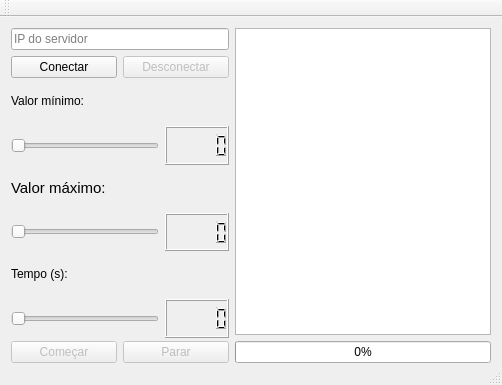
<?xml version="1.0" encoding="UTF-8"?>
<ui version="4.0">
 <class>MainWindow</class>
 <widget class="QMainWindow" name="MainWindow">
  <property name="geometry">
   <rect>
    <x>0</x>
    <y>0</y>
    <width>502</width>
    <height>385</height>
   </rect>
  </property>
  <property name="windowTitle">
   <string>TcpProducer</string>
  </property>
  <widget class="QWidget" name="centralWidget">
   <layout class="QHBoxLayout" name="horizontalLayout_6">
    <property name="bottomMargin">
     <number>0</number>
    </property>
    <item>
     <layout class="QVBoxLayout" name="verticalLayout_5">
      <property name="spacing">
       <number>3</number>
      </property>
      <item>
       <layout class="QVBoxLayout" name="verticalLayout_3">
        <item>
         <widget class="QLineEdit" name="editIp">
          <property name="placeholderText">
           <string>IP do servidor</string>
          </property>
         </widget>
        </item>
        <item>
         <layout class="QHBoxLayout" name="horizontalLayout_3">
          <item>
           <widget class="QPushButton" name="btnConnect">
            <property name="enabled">
             <bool>true</bool>
            </property>
            <property name="text">
             <string>Conectar</string>
            </property>
           </widget>
          </item>
          <item>
           <widget class="QPushButton" name="btnDisconnect">
            <property name="enabled">
             <bool>false</bool>
            </property>
            <property name="text">
             <string>Desconectar</string>
            </property>
           </widget>
          </item>
         </layout>
        </item>
       </layout>
      </item>
      <item>
       <layout class="QVBoxLayout" name="verticalLayout_2">
        <item>
         <widget class="QLabel" name="labelMin">
          <property name="text">
           <string>Valor mínimo:</string>
          </property>
         </widget>
        </item>
        <item>
         <layout class="QHBoxLayout" name="horizontalLayout">
          <item>
           <widget class="QSlider" name="sliderMin">
            <property name="maximum">
             <number>100</number>
            </property>
            <property name="orientation">
             <enum>Qt::Horizontal</enum>
            </property>
           </widget>
          </item>
          <item>
           <widget class="QLCDNumber" name="lcdMin"/>
          </item>
         </layout>
        </item>
       </layout>
      </item>
      <item>
       <layout class="QVBoxLayout" name="verticalLayout">
        <item>
         <widget class="QLabel" name="labelMax">
          <property name="font">
           <font>
            <pointsize>11</pointsize>
           </font>
          </property>
          <property name="text">
           <string>Valor máximo:</string>
          </property>
         </widget>
        </item>
        <item>
         <layout class="QHBoxLayout" name="horizontalLayout_2">
          <property name="spacing">
           <number>6</number>
          </property>
          <item>
           <widget class="QSlider" name="sliderMax">
            <property name="maximum">
             <number>100</number>
            </property>
            <property name="orientation">
             <enum>Qt::Horizontal</enum>
            </property>
           </widget>
          </item>
          <item>
           <widget class="QLCDNumber" name="lcdMax"/>
          </item>
         </layout>
        </item>
       </layout>
      </item>
      <item>
       <layout class="QVBoxLayout" name="verticalLayout_4">
        <item>
         <widget class="QLabel" name="labelTiming">
          <property name="lineWidth">
           <number>1</number>
          </property>
          <property name="text">
           <string>Tempo (s):</string>
          </property>
         </widget>
        </item>
        <item>
         <layout class="QHBoxLayout" name="horizontalLayout_4">
          <item>
           <widget class="QSlider" name="sliderTiming">
            <property name="minimum">
             <number>1</number>
            </property>
            <property name="maximum">
             <number>100</number>
            </property>
            <property name="orientation">
             <enum>Qt::Horizontal</enum>
            </property>
           </widget>
          </item>
          <item>
           <widget class="QLCDNumber" name="lcdTiming">
            <property name="smallDecimalPoint">
             <bool>false</bool>
            </property>
           </widget>
          </item>
         </layout>
        </item>
       </layout>
      </item>
      <item>
       <layout class="QHBoxLayout" name="horizontalLayout_5">
        <item>
         <widget class="QPushButton" name="btnStart">
          <property name="enabled">
           <bool>false</bool>
          </property>
          <property name="text">
           <string>Começar</string>
          </property>
          <property name="flat">
           <bool>false</bool>
          </property>
         </widget>
        </item>
        <item>
         <widget class="QPushButton" name="btnStop">
          <property name="enabled">
           <bool>false</bool>
          </property>
          <property name="text">
           <string>Parar</string>
          </property>
          <property name="flat">
           <bool>false</bool>
          </property>
         </widget>
        </item>
       </layout>
      </item>
     </layout>
    </item>
    <item>
     <layout class="QVBoxLayout" name="verticalLayout_6">
      <item>
       <widget class="QListView" name="listView"/>
      </item>
      <item>
       <widget class="QProgressBar" name="progressBar">
        <property name="minimum">
         <number>1</number>
        </property>
        <property name="value">
         <number>1</number>
        </property>
        <property name="textVisible">
         <bool>true</bool>
        </property>
        <property name="orientation">
         <enum>Qt::Horizontal</enum>
        </property>
        <property name="invertedAppearance">
         <bool>false</bool>
        </property>
        <property name="format">
         <string>%p%</string>
        </property>
       </widget>
      </item>
     </layout>
    </item>
   </layout>
  </widget>
  <widget class="QStatusBar" name="statusBar"/>
  <widget class="QToolBar" name="mainToolBar">
   <attribute name="toolBarArea">
    <enum>TopToolBarArea</enum>
   </attribute>
   <attribute name="toolBarBreak">
    <bool>false</bool>
   </attribute>
  </widget>
 </widget>
 <layoutdefault spacing="6" margin="11"/>
 <resources/>
 <connections>
  <connection>
   <sender>sliderMin</sender>
   <signal>valueChanged(int)</signal>
   <receiver>lcdMin</receiver>
   <slot>display(int)</slot>
   <hints>
    <hint type="sourcelabel">
     <x>136</x>
     <y>158</y>
    </hint>
    <hint type="destinationlabel">
     <x>221</x>
     <y>158</y>
    </hint>
   </hints>
  </connection>
  <connection>
   <sender>sliderMax</sender>
   <signal>valueChanged(int)</signal>
   <receiver>lcdMax</receiver>
   <slot>display(int)</slot>
   <hints>
    <hint type="sourcelabel">
     <x>113</x>
     <y>216</y>
    </hint>
    <hint type="destinationlabel">
     <x>199</x>
     <y>212</y>
    </hint>
   </hints>
  </connection>
  <connection>
   <sender>sliderTiming</sender>
   <signal>valueChanged(int)</signal>
   <receiver>lcdTiming</receiver>
   <slot>display(int)</slot>
   <hints>
    <hint type="sourcelabel">
     <x>127</x>
     <y>273</y>
    </hint>
    <hint type="destinationlabel">
     <x>213</x>
     <y>273</y>
    </hint>
   </hints>
  </connection>
  <connection>
   <sender>editIp</sender>
   <signal>textChanged(QString)</signal>
   <receiver>MainWindow</receiver>
   <slot>setIpAddr(QString)</slot>
   <hints>
    <hint type="sourcelabel">
     <x>144</x>
     <y>51</y>
    </hint>
    <hint type="destinationlabel">
     <x>201</x>
     <y>44</y>
    </hint>
   </hints>
  </connection>
  <connection>
   <sender>sliderMin</sender>
   <signal>valueChanged(int)</signal>
   <receiver>MainWindow</receiver>
   <slot>setMin(int)</slot>
   <hints>
    <hint type="sourcelabel">
     <x>35</x>
     <y>152</y>
    </hint>
    <hint type="destinationlabel">
     <x>40</x>
     <y>174</y>
    </hint>
   </hints>
  </connection>
  <connection>
   <sender>sliderMax</sender>
   <signal>valueChanged(int)</signal>
   <receiver>MainWindow</receiver>
   <slot>setMax(int)</slot>
   <hints>
    <hint type="sourcelabel">
     <x>34</x>
     <y>208</y>
    </hint>
    <hint type="destinationlabel">
     <x>44</x>
     <y>232</y>
    </hint>
   </hints>
  </connection>
 </connections>
 <slots>
  <slot>setIpAddr(QString)</slot>
  <slot>setMin(int)</slot>
  <slot>setMax(int)</slot>
 </slots>
</ui>
